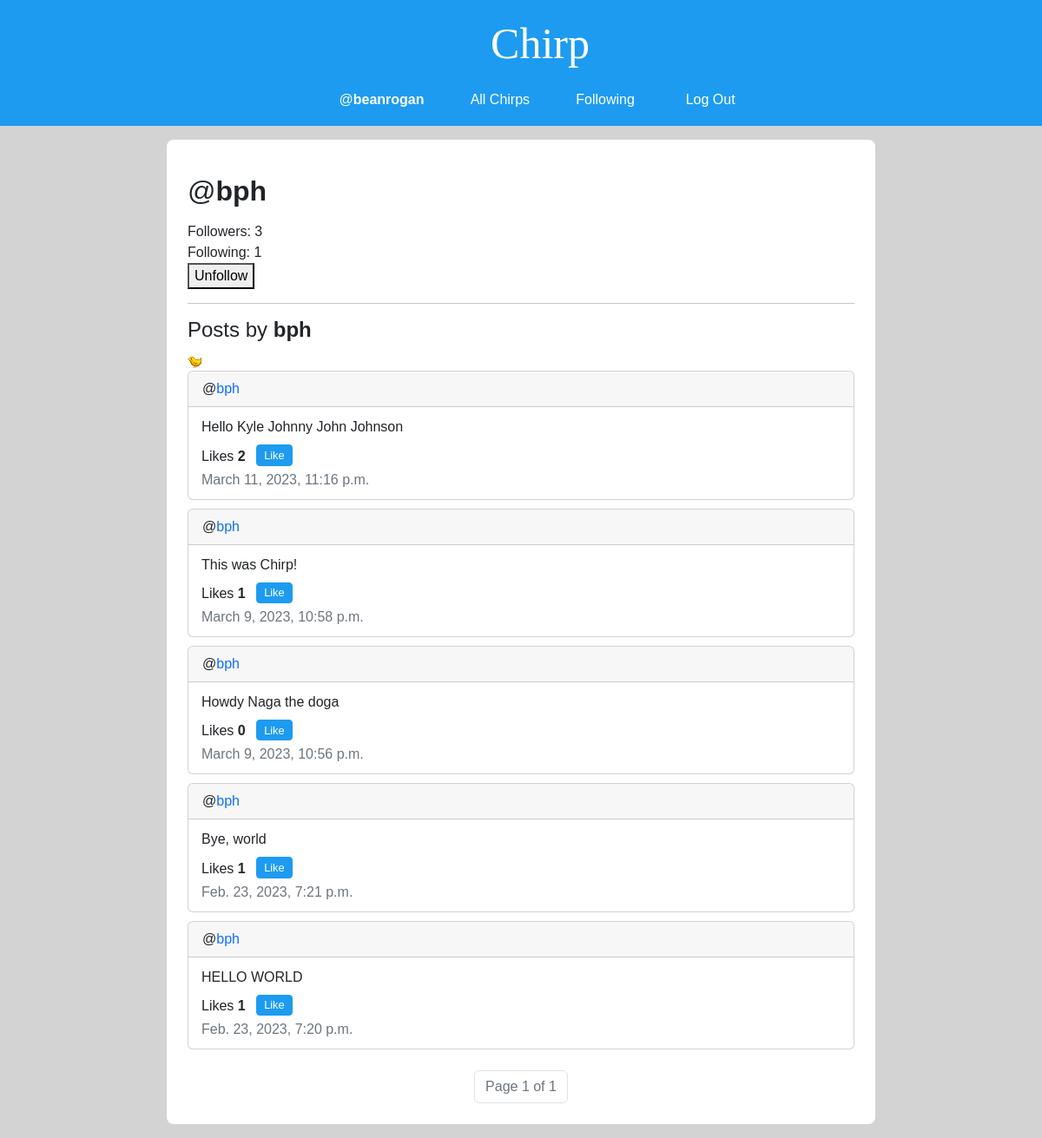
Screenshot of /profile/bph (signed in) with the database file from the repository.
### network/models.py (models this page shows, shortened)
class User(AbstractUser):
    pass

class Post(models.Model):
    author = models.ForeignKey('User', on_delete=models.CASCADE, related_name="+")
    content = models.TextField(max_length=280, verbose_name='')
    datetime = models.DateTimeField(auto_now_add=True)
    def likes(self):
        return self.like_objs.count()
    def users_liked(self):
        users = [like_obj.user for like_obj in self.like_objs.all()]
        return users

### network/views.py (the view)
# urls.py: path("profile/<str:username>", views.profile, name="profile"),
def profile(request, username):
    if not request.user.is_authenticated:
        return render(request, "network/error-page.html", {
                'message': error_message['login_to_view_profile']
            })
    profile_user_obj = get_object_or_404(User, username=username)
    try:
        Follow.objects.get(user=request.user, followed=profile_user_obj)
        requester_following = True
    except Follow.DoesNotExist:
        requester_following = False
    profile_user_following = Follow.objects.filter(user=profile_user_obj)
    profile_user_followers = Follow.objects.filter(followed=profile_user_obj)
    post_list = Post.objects.filter(author=profile_user_obj).order_by("-datetime")
    paginator = Paginator(post_list, 10)
    page_number = request.GET.get('page')
    page_obj = paginator.get_page(page_number)
    return render(request, f"network/profile.html", {
        "profile_user_following": profile_user_following,
        "profile_user_followers": profile_user_followers,
        "profile_user_obj": profile_user_obj,
        "requester_following": requester_following,
        "page_obj": page_obj,
    })

### network/templates/network/profile.html (shortened to what this page needs)
{% extends "network/layout.html" %}
{% load static %}
{% block body %}
    <h2>@<span><strong id="profileUsername">{{ profile_user_obj.username }}</strong></span></h2>
    <p>
        <div>Followers: <span id="followersCount">{{ profile_user_followers.count }}</span></div>
        <div>Following: <span id="followingCount">{{ profile_user_following.count }}</span></div>
        {% if user != profile_user_obj %}
            {% if requester_following == False %}
                <button id="followUnfollowButton">Follow</button>
            {% else %}
                <button id="followUnfollowButton">Unfollow</button>
            {% endif %}
        {% endif %}
    </p>
    <hr>
    <h4>Posts by <strong>{{ profile_user_obj.username }}</strong></h4>
    <img alt="tweety bird">
    {% include "network/post-pagination.html" with page_obj=page_obj %}
{% endblock %}

### network/templates/network/layout.html (shortened to what this page needs)
{% load static %}
<!DOCTYPE html>
<html lang="en">
    <head>
        <link href="https://cdn.jsdelivr.net/npm/bootstrap@5.2.3/dist/css/bootstrap.min.css" rel="stylesheet">
        <link href="{% static 'network/styles.css' %}" rel="stylesheet">
    </head>
    <body>
        <nav class="navbar navbar-expand-lg nav-justified">
            <a class="navbar-brand" href="{% url 'index' %}">Chirp</a>
            <div>
              <ul class="navbar-nav">
                {% if user.is_authenticated %}
                    <li class="nav-item">
                        <a class="nav-link" href="{% url 'profile' user.username %}">@<strong id="username">{{ user.username }}</strong></a>
                    </li>
                {% endif %}
                <li class="nav-item">
                  <a class="nav-link" href="{% url 'index' %}">All Chirps</a>
                </li>
                {% if user.is_authenticated %}
                    <li class="nav-item">
                        <a class="nav-link" href="{% url 'following' %}">Following</a>
                    </li>
                    <li class="nav-item nav-access">
                        <a class="nav-link" href="{% url 'logout' %}">Log Out</a>
                    </li>
                {% endif %}
              </ul>
            </div>
        </nav>
        <div class="containter row">
            <div class="col-md-2"></div>
            <div class="body col-md-8 mt-3 mb-3 pt-4 pb-2 px-4 rounded-3">
                {% block body %}{% endblock %}
            </div>
            <div class="col-md-2"></div>
        </div>
    </body>
</html>

### network/templates/network/post-pagination.html (shortened to what this page needs)
<div class="post-group">
    {% for post in page_obj %}
        <div class="post card">
            <div class="card-header post-author" id="postAuthor_{{ post.id }}">@<a class="post-author-link" href="{% url 'profile' post.author.username %}">{{post.author}}</a></div>
            <div class="card-body position-relative">
                <div class="post-content-container mb-2" id="postContentContainer_{{ post.id }}">
                    <span class="post-content card-text" id="postContent_{{ post.id }}" style="display: block">{{post.content}}</span>
                </div>
                <div class="like-button-group d-sm-inline">
                    Likes <span class="like-count" id="likeCount_{{ post.id }}">{{ post.likes }}</span>
                    {% if user not in post.users_liked and user.is_authenticated %}
                        <button class="like-unlike-button btn btn-primary btn-sm mb-1 ms-2" id="{{ post.id }}">Like</button>
                    {% elif user in post.users_liked and user.is_authenticated %}
                        <button class="like-unlike-button btn btn-primary btn-sm mb-1 ms-2" id="{{ post.id }}">Unlike</button>
                    {% else %}
                        <button class="like-unlike-button btn btn-primary btn-sm mb-1 ms-2" id="{{ post.id }}" disabled>Like</button>
                    {% endif %}
                </div>
                <div class="post-datetime d-sm-block fw-light text-muted" id="postDatetime_{{ post.id }}">{{post.datetime}}</div>
            </div>
        </div>
    {% endfor %}
    <nav class="mt-4">
        <ul class="pagination justify-content-center">
            <li class="page-item current disabled">
                <a class="page-link">Page {{ page_obj.number }} of {{ page_obj.paginator.num_pages }}</a>
            </li>
        </ul>
    </nav>
</div>

### network/static/network/styles.css (style rules this page uses)
.like-unlike-button, .post-content-button { --bs-btn-padding-y: .10rem; --bs-btn-padding-x: .5rem; --bs-btn-font-size: .80rem; }
.btn-primary { --bs-btn-bg: rgb(29, 155, 240); --bs-btn-border-color: rgb(29, 155, 240); --bs-btn-hover-bg: rgb(25, 129, 198); --bs-btn-hover-border-color: rgb(25, 129, 198); }
body { background-color: lightgray; font-family: "Varela", sans-serif; }
.navbar-brand { font-family: "Brush Script MT", cursive; color: white; font-size: 50px; margin-left: 60px; }
.navbar { background-color: rgb(29, 155, 240); flex-direction: column; }
.nav-link { color: white; margin: 2px 20px; font-family: unset; }
.body { background-color: white; }
.card-body { padding: 3px 15px 10px 15px; }
.post-author-link { text-decoration: none !important; }
.post { margin-bottom: 10px; }
.like-count { font-weight: bold; }

### rows the page displays
User: username "beanrogan"
User: username "bph"
Post: author "bph", content "Hello Kyle Johnny John Johnson", likes "2", datetime "March 11, 2023, 11:16 p.m."
Post: author "bph", content "This was Chirp!", likes "1", datetime "March 9, 2023, 10:58 p.m."
Post: author "bph", content "Howdy Naga the doga", likes "0", datetime "March 9, 2023, 10:56 p.m."
Post: author "bph", content "Bye, world", likes "1", datetime "Feb. 23, 2023, 7:21 p.m."
Post: author "bph", content "HELLO WORLD", likes "1", datetime "Feb. 23, 2023, 7:20 p.m."

### other values shown
{{ profile_user_followers.count }} "3"
{{ profile_user_following.count }} "1"
{{ page_obj.number }} "1"
{{ page_obj.paginator.num_pages }} "1"
